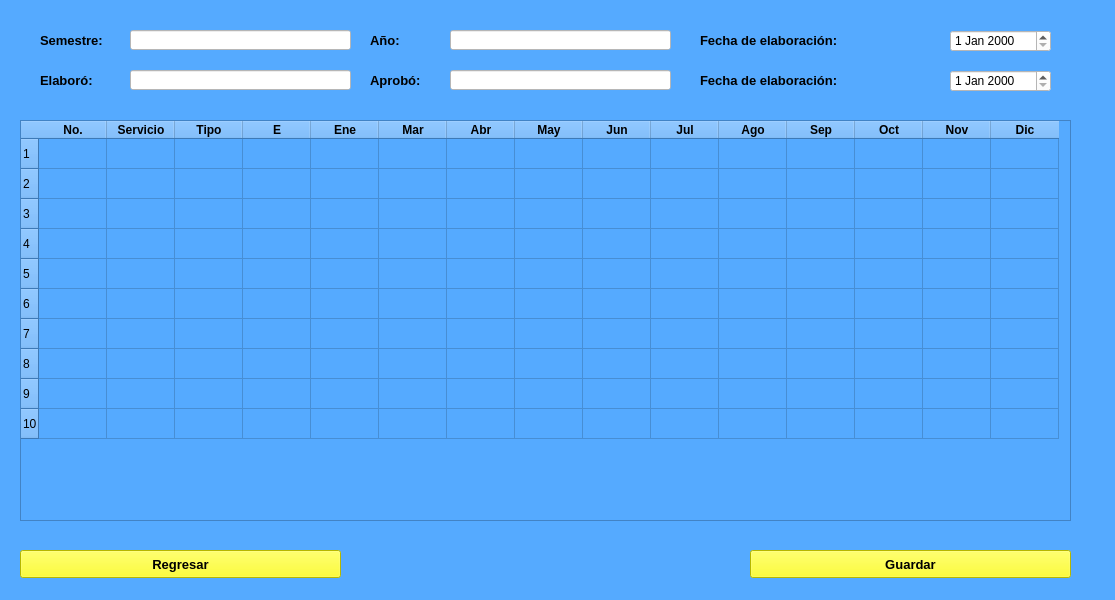
<?xml version="1.0" encoding="UTF-8"?>
<ui version="4.0">
 <class>RealizarPrograma</class>
 <widget class="QMainWindow" name="RealizarPrograma">
  <property name="geometry">
   <rect>
    <x>0</x>
    <y>0</y>
    <width>1115</width>
    <height>600</height>
   </rect>
  </property>
  <property name="windowTitle">
   <string>MainWindow</string>
  </property>
  <property name="styleSheet">
   <string notr="true">QWidget{
	background-color: rgb(85, 170, 255);
}
QPushButton{
	background-color: rgb(255, 255, 0);
}</string>
  </property>
  <widget class="QWidget" name="centralwidget">
   <widget class="QLabel" name="label_4">
    <property name="geometry">
     <rect>
      <x>40</x>
      <y>30</y>
      <width>91</width>
      <height>21</height>
     </rect>
    </property>
    <property name="font">
     <font>
      <pointsize>10</pointsize>
      <weight>75</weight>
      <bold>true</bold>
     </font>
    </property>
    <property name="text">
     <string>Semestre:</string>
    </property>
   </widget>
   <widget class="QLabel" name="label_5">
    <property name="geometry">
     <rect>
      <x>40</x>
      <y>70</y>
      <width>91</width>
      <height>21</height>
     </rect>
    </property>
    <property name="font">
     <font>
      <pointsize>10</pointsize>
      <weight>75</weight>
      <bold>true</bold>
     </font>
    </property>
    <property name="text">
     <string>Elaboró:</string>
    </property>
   </widget>
   <widget class="QLineEdit" name="lineEdit_3">
    <property name="geometry">
     <rect>
      <x>130</x>
      <y>30</y>
      <width>221</width>
      <height>20</height>
     </rect>
    </property>
    <property name="styleSheet">
     <string notr="true">background-color: rgb(255, 255, 255);</string>
    </property>
   </widget>
   <widget class="QLineEdit" name="lineEdit_4">
    <property name="geometry">
     <rect>
      <x>130</x>
      <y>70</y>
      <width>221</width>
      <height>20</height>
     </rect>
    </property>
    <property name="styleSheet">
     <string notr="true">background-color: rgb(255, 255, 255);</string>
    </property>
   </widget>
   <widget class="QLabel" name="label_6">
    <property name="geometry">
     <rect>
      <x>370</x>
      <y>30</y>
      <width>91</width>
      <height>21</height>
     </rect>
    </property>
    <property name="font">
     <font>
      <pointsize>10</pointsize>
      <weight>75</weight>
      <bold>true</bold>
     </font>
    </property>
    <property name="text">
     <string>Año:</string>
    </property>
   </widget>
   <widget class="QLabel" name="label_7">
    <property name="geometry">
     <rect>
      <x>370</x>
      <y>70</y>
      <width>91</width>
      <height>21</height>
     </rect>
    </property>
    <property name="font">
     <font>
      <pointsize>10</pointsize>
      <weight>75</weight>
      <bold>true</bold>
     </font>
    </property>
    <property name="text">
     <string>Aprobó:</string>
    </property>
   </widget>
   <widget class="QLineEdit" name="lineEdit_5">
    <property name="geometry">
     <rect>
      <x>450</x>
      <y>30</y>
      <width>221</width>
      <height>20</height>
     </rect>
    </property>
    <property name="styleSheet">
     <string notr="true">background-color: rgb(255, 255, 255);</string>
    </property>
   </widget>
   <widget class="QLineEdit" name="lineEdit_6">
    <property name="geometry">
     <rect>
      <x>450</x>
      <y>70</y>
      <width>221</width>
      <height>20</height>
     </rect>
    </property>
    <property name="styleSheet">
     <string notr="true">background-color: rgb(255, 255, 255);</string>
    </property>
   </widget>
   <widget class="QLabel" name="label_8">
    <property name="geometry">
     <rect>
      <x>700</x>
      <y>30</y>
      <width>191</width>
      <height>21</height>
     </rect>
    </property>
    <property name="font">
     <font>
      <pointsize>10</pointsize>
      <weight>75</weight>
      <bold>true</bold>
     </font>
    </property>
    <property name="text">
     <string>Fecha de elaboración:</string>
    </property>
   </widget>
   <widget class="QLabel" name="label_9">
    <property name="geometry">
     <rect>
      <x>700</x>
      <y>70</y>
      <width>191</width>
      <height>21</height>
     </rect>
    </property>
    <property name="font">
     <font>
      <pointsize>10</pointsize>
      <weight>75</weight>
      <bold>true</bold>
     </font>
    </property>
    <property name="text">
     <string>Fecha de elaboración:</string>
    </property>
   </widget>
   <widget class="QDateEdit" name="dateEdit_2">
    <property name="geometry">
     <rect>
      <x>950</x>
      <y>30</y>
      <width>101</width>
      <height>22</height>
     </rect>
    </property>
    <property name="styleSheet">
     <string notr="true">background-color: rgb(255, 255, 255);</string>
    </property>
   </widget>
   <widget class="QDateEdit" name="dateEdit_3">
    <property name="geometry">
     <rect>
      <x>950</x>
      <y>70</y>
      <width>101</width>
      <height>22</height>
     </rect>
    </property>
    <property name="styleSheet">
     <string notr="true">background-color: rgb(255, 255, 255);</string>
    </property>
   </widget>
   <widget class="QTableWidget" name="tableWidget_3">
    <property name="geometry">
     <rect>
      <x>20</x>
      <y>120</y>
      <width>1051</width>
      <height>401</height>
     </rect>
    </property>
    <property name="rowCount">
     <number>10</number>
    </property>
    <attribute name="horizontalHeaderDefaultSectionSize">
     <number>68</number>
    </attribute>
    <row/>
    <row/>
    <row/>
    <row/>
    <row/>
    <row/>
    <row/>
    <row/>
    <row/>
    <row/>
    <column>
     <property name="text">
      <string>No.</string>
     </property>
     <property name="font">
      <font>
       <weight>75</weight>
       <bold>true</bold>
      </font>
     </property>
    </column>
    <column>
     <property name="text">
      <string>Servicio</string>
     </property>
     <property name="font">
      <font>
       <weight>75</weight>
       <bold>true</bold>
      </font>
     </property>
    </column>
    <column>
     <property name="text">
      <string>Tipo</string>
     </property>
     <property name="font">
      <font>
       <weight>75</weight>
       <bold>true</bold>
      </font>
     </property>
    </column>
    <column>
     <property name="text">
      <string>E</string>
     </property>
     <property name="font">
      <font>
       <weight>75</weight>
       <bold>true</bold>
      </font>
     </property>
    </column>
    <column>
     <property name="text">
      <string>Ene</string>
     </property>
     <property name="font">
      <font>
       <weight>75</weight>
       <bold>true</bold>
      </font>
     </property>
    </column>
    <column>
     <property name="text">
      <string>Mar</string>
     </property>
     <property name="font">
      <font>
       <weight>75</weight>
       <bold>true</bold>
      </font>
     </property>
    </column>
    <column>
     <property name="text">
      <string>Abr</string>
     </property>
     <property name="font">
      <font>
       <weight>75</weight>
       <bold>true</bold>
      </font>
     </property>
    </column>
    <column>
     <property name="text">
      <string>May</string>
     </property>
     <property name="font">
      <font>
       <weight>75</weight>
       <bold>true</bold>
      </font>
     </property>
    </column>
    <column>
     <property name="text">
      <string>Jun</string>
     </property>
     <property name="font">
      <font>
       <weight>75</weight>
       <bold>true</bold>
      </font>
     </property>
    </column>
    <column>
     <property name="text">
      <string>Jul</string>
     </property>
     <property name="font">
      <font>
       <weight>75</weight>
       <bold>true</bold>
      </font>
     </property>
    </column>
    <column>
     <property name="text">
      <string>Ago</string>
     </property>
     <property name="font">
      <font>
       <weight>75</weight>
       <bold>true</bold>
      </font>
     </property>
    </column>
    <column>
     <property name="text">
      <string>Sep</string>
     </property>
     <property name="font">
      <font>
       <weight>75</weight>
       <bold>true</bold>
      </font>
     </property>
    </column>
    <column>
     <property name="text">
      <string>Oct</string>
     </property>
     <property name="font">
      <font>
       <weight>75</weight>
       <bold>true</bold>
      </font>
     </property>
    </column>
    <column>
     <property name="text">
      <string>Nov</string>
     </property>
     <property name="font">
      <font>
       <weight>75</weight>
       <bold>true</bold>
      </font>
     </property>
    </column>
    <column>
     <property name="text">
      <string>Dic</string>
     </property>
     <property name="font">
      <font>
       <weight>75</weight>
       <bold>true</bold>
      </font>
     </property>
    </column>
   </widget>
   <widget class="QPushButton" name="pushButton_3">
    <property name="geometry">
     <rect>
      <x>20</x>
      <y>550</y>
      <width>321</width>
      <height>28</height>
     </rect>
    </property>
    <property name="font">
     <font>
      <pointsize>10</pointsize>
      <weight>75</weight>
      <bold>true</bold>
     </font>
    </property>
    <property name="text">
     <string>Regresar</string>
    </property>
   </widget>
   <widget class="QPushButton" name="pushButton_4">
    <property name="geometry">
     <rect>
      <x>750</x>
      <y>550</y>
      <width>321</width>
      <height>28</height>
     </rect>
    </property>
    <property name="font">
     <font>
      <pointsize>10</pointsize>
      <weight>75</weight>
      <bold>true</bold>
     </font>
    </property>
    <property name="text">
     <string>Guardar</string>
    </property>
   </widget>
  </widget>
 </widget>
 <resources/>
 <connections/>
</ui>
